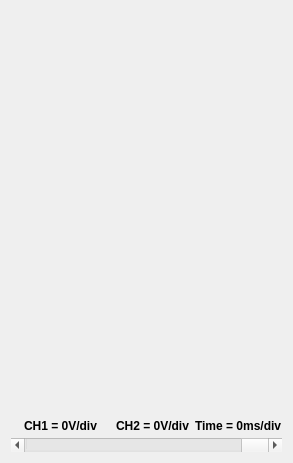
      <widget class="QWidget" name="widget" native="true">
       <layout class="QVBoxLayout" name="verticalLayout" stretch="1,0,0">
        <item>
         <widget class="QCustomPlot" name="plotterWidget" native="true">
          <property name="sizePolicy">
           <sizepolicy hsizetype="Preferred" vsizetype="Preferred">
            <horstretch>0</horstretch>
            <verstretch>0</verstretch>
           </sizepolicy>
          </property>
          <property name="minimumSize">
           <size>
            <width>0</width>
            <height>400</height>
           </size>
          </property>
         </widget>
        </item>
        <item>
         <layout class="QHBoxLayout" name="horizontalLayout_111">
          <item>
           <layout class="QHBoxLayout" name="horizontalLayout_109">
            <item>
             <widget class="QLabel" name="ch1ColorLabel">
              <property name="maximumSize">
               <size>
                <width>15</width>
                <height>15</height>
               </size>
              </property>
              <property name="text">
               <string/>
              </property>
              <property name="scaledContents">
               <bool>true</bool>
              </property>
              <property name="alignment">
               <set>Qt::AlignmentFlag::AlignBottom|Qt::AlignmentFlag::AlignRight|Qt::AlignmentFlag::AlignTrailing</set>
              </property>
              <property name="wordWrap">
               <bool>false</bool>
              </property>
             </widget>
            </item>
            <item>
             <widget class="QLabel" name="ch1Label">
              <property name="minimumSize">
               <size>
                <width>0</width>
                <height>15</height>
               </size>
              </property>
              <property name="maximumSize">
               <size>
                <width>16777215</width>
                <height>10</height>
               </size>
              </property>
              <property name="font">
               <font>
                <pointsize>9</pointsize>
                <bold>true</bold>
               </font>
              </property>
              <property name="text">
               <string>CH1 = 0V/div</string>
              </property>
              <property name="scaledContents">
               <bool>true</bool>
              </property>
              <property name="alignment">
               <set>Qt::AlignmentFlag::AlignLeading|Qt::AlignmentFlag::AlignLeft|Qt::AlignmentFlag::AlignTop</set>
              </property>
              <property name="wordWrap">
               <bool>true</bool>
              </property>
             </widget>
            </item>
           </layout>
          </item>
          <item>
           <layout class="QHBoxLayout" name="horizontalLayout_110">
            <item>
             <widget class="QLabel" name="ch2ColorLabel">
              <property name="maximumSize">
               <size>
                <width>15</width>
                <height>15</height>
               </size>
              </property>
              <property name="text">
               <string/>
              </property>
              <property name="scaledContents">
               <bool>true</bool>
              </property>
              <property name="alignment">
               <set>Qt::AlignmentFlag::AlignBottom|Qt::AlignmentFlag::AlignRight|Qt::AlignmentFlag::AlignTrailing</set>
              </property>
              <property name="wordWrap">
               <bool>true</bool>
              </property>
             </widget>
            </item>
            <item>
             <widget class="QLabel" name="ch2Label">
              <property name="minimumSize">
               <size>
                <width>0</width>
                <height>15</height>
               </size>
              </property>
              <property name="maximumSize">
               <size>
                <width>16777215</width>
                <height>10</height>
               </size>
              </property>
              <property name="font">
               <font>
                <pointsize>9</pointsize>
                <bold>true</bold>
               </font>
              </property>
              <property name="text">
               <string>CH2 = 0V/div</string>
              </property>
              <property name="scaledContents">
               <bool>true</bool>
              </property>
              <property name="alignment">
               <set>Qt::AlignmentFlag::AlignLeading|Qt::AlignmentFlag::AlignLeft|Qt::AlignmentFlag::AlignTop</set>
              </property>
              <property name="wordWrap">
               <bool>true</bool>
              </property>
             </widget>
            </item>
           </layout>
          </item>
          <item>
           <widget class="QLabel" name="timeLabel">
            <property name="minimumSize">
             <size>
              <width>0</width>
              <height>15</height>
             </size>
            </property>
            <property name="maximumSize">
             <size>
              <width>16777215</width>
              <height>10</height>
             </size>
            </property>
            <property name="font">
             <font>
              <pointsize>9</pointsize>
              <bold>true</bold>
             </font>
            </property>
            <property name="text">
             <string>Time = 0ms/div</string>
            </property>
            <property name="scaledContents">
             <bool>true</bool>
            </property>
            <property name="alignment">
             <set>Qt::AlignmentFlag::AlignLeading|Qt::AlignmentFlag::AlignLeft|Qt::AlignmentFlag::AlignTop</set>
            </property>
            <property name="wordWrap">
             <bool>true</bool>
            </property>
            <property name="indent">
             <number>-1</number>
            </property>
           </widget>
          </item>
         </layout>
        </item>
        <item>
         <widget class="QScrollBar" name="horizontalScrollBar">
          <property name="maximum">
           <number>127</number>
          </property>
          <property name="value">
           <number>127</number>
          </property>
          <property name="orientation">
           <enum>Qt::Orientation::Horizontal</enum>
          </property>
          <property name="invertedControls">
           <bool>true</bool>
          </property>
         </widget>
        </item>
       </layout>
      </widget>
